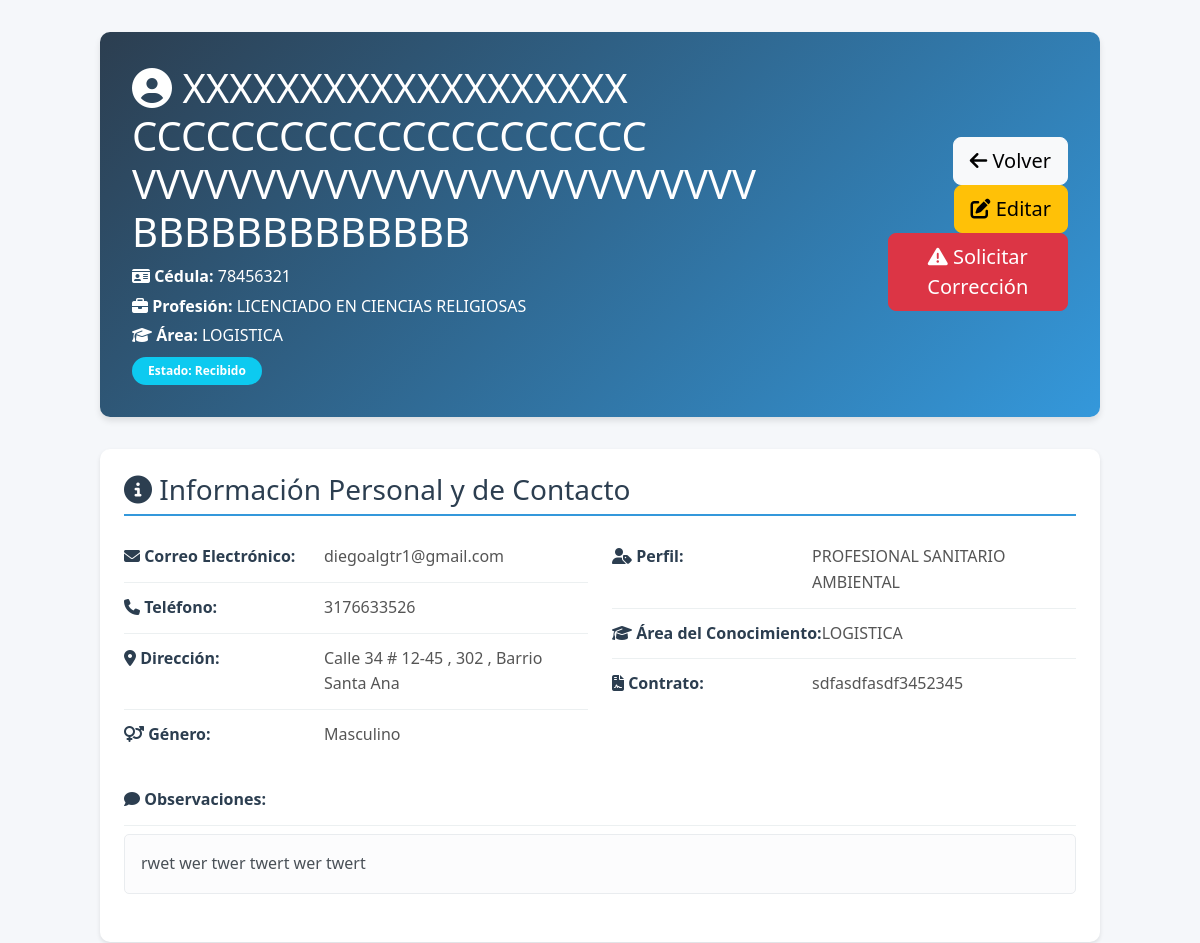
The app's page /formapp/admin/applicants/23/ (signed in, upper part), older data.
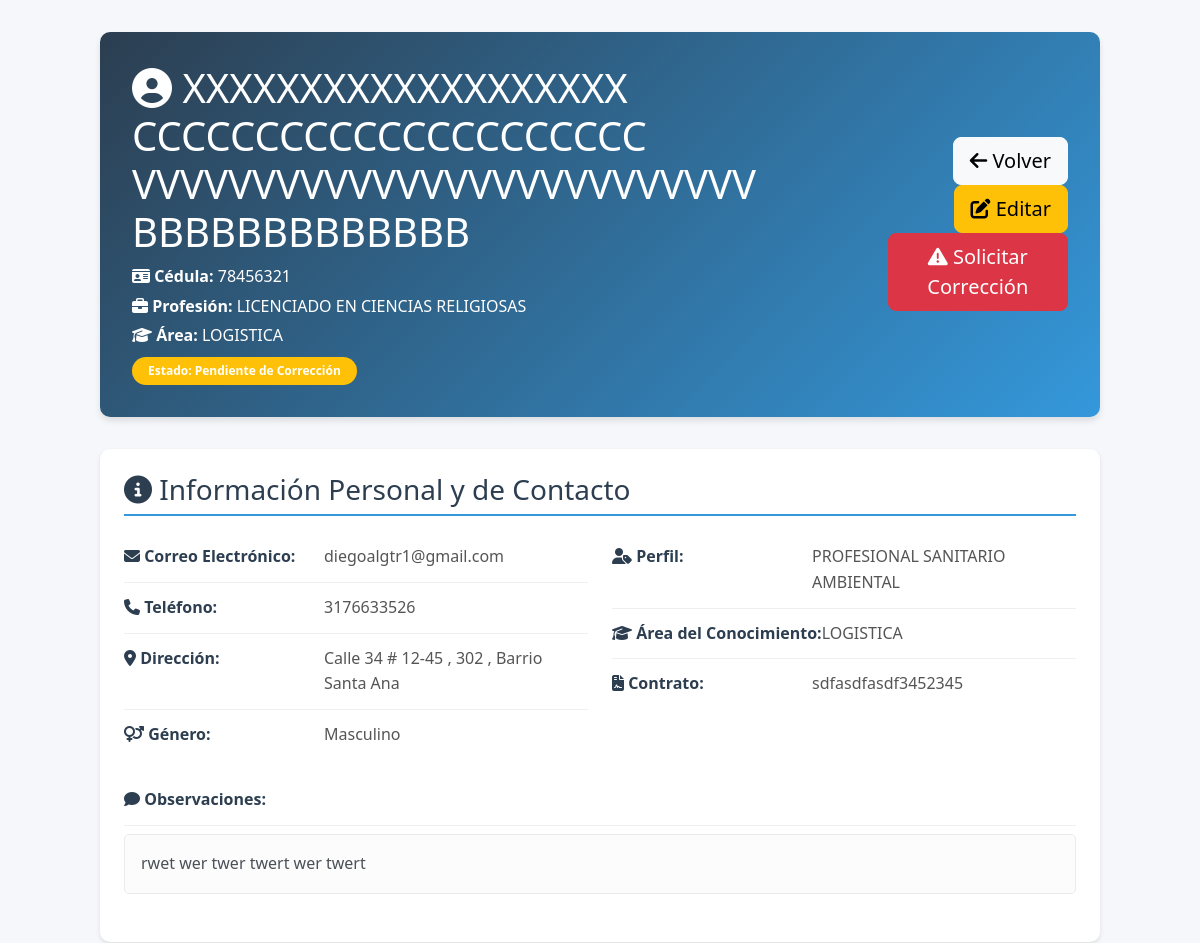
The same page, newer data.
### formapp/models.py (models this page shows, shortened)
class InformacionBasica(models.Model):
    ESTADO_CHOICES = [
        ('RECIBIDO', 'Recibido'),
        ('EN_REVISION', 'En Revisión'),
        ('PENDIENTE_CORRECCION', 'Pendiente de Corrección'),
        ('CORREGIDO', 'Corregido por Candidato'),
        ('VERIFICADO', 'Verificado / Aprobado'),
        ('RECHAZADO', 'Rechazado'),
    ]
    estado = models.CharField(
        max_length=50,
        choices=ESTADO_CHOICES,
        default='RECIBIDO',
        verbose_name='Estado del Proceso'
    )
    token_correccion = models.UUIDField(default=uuid.uuid4, editable=False, blank=True, null=True)
    token_expiracion = models.DateTimeField(blank=True, null=True, verbose_name='Expiración del Token')
    comentarios_correccion = models.TextField(
        blank=True,
        null=True,
        verbose_name='Comentarios de Corrección del Candidato',
        help_text='Explicación del candidato sobre qué información corrigió'
    )
    campos_a_corregir = models.JSONField(
        default=list,
        blank=True,
        verbose_name='Campos a Corregir',
        help_text='Lista de campos que el candidato debe corregir'
    )
    GENERO_CHOICES = [
        ('Femenino', 'Femenino'),
        ('Masculino', 'Masculino'),
        ('Otro', 'Otro'),
    ]
    AREA_CONOCIMIENTO_CHOICES = [
        ('JURIDICO', 'JURIDICO'),
        ('TECNICO', 'TECNICO'),
        ('TRANSVERSALIZACION', 'TRANSVERSALIZACION'),
        ('LIDERES', 'LIDERES'),
        ('PSICOLOGIA', 'PSICOLOGIA'),
        ('GESTION HUMANA', 'GESTION HUMANA'),
        ('SOCIAL', 'SOCIAL'),
        ('ADMINISTRATIVO Y FINANCIERO', 'ADMINISTRATIVO Y FINANCIERO'),
        ('SANEAMIENTO Y NUTRICIONAL - PROFESIONAL', 'SANEAMIENTO Y NUTRICIONAL - PROFESIONAL'),
        ('SANEAMIENTO Y NUTRICIONAL - TECNICO', 'SANEAMIENTO Y NUTRICIONAL - TECNICO'),
        ('COORDINADOR LOGISTICO', 'COORDINADOR LOGISTICO'),
        ('LIDER TECNICO', 'LIDER TECNICO'),
        ('FORMACION', 'FORMACION'),
        ('LIDER ADMINISTRATIVO Y FINANCIERO', 'LIDER ADMINISTRATIVO Y FINANCIERO'),
        ('SOSTENIBILIDAD', 'SOSTENIBILIDAD'),
        ('LOGISTICA', 'LOGISTICA'),
        ('COMUNICACIONES', 'COMUNICACIONES'),
        ('PLANEACION', 'PLANEACION'),
        ('PROFESIONAL ESPECIALIZADO DIRECTOR', 'PROFESIONAL ESPECIALIZADO DIRECTOR'),
        ('PROFESIONAL ADMINISTRATIVO', 'PROFESIONAL ADMINISTRATIVO'),
        ('PROFESIONAL CONTABLE', 'PROFESIONAL CONTABLE'),
        ('OTRO', 'OTRO'),
    ]
    PROFESION_CHOICES = [
        ('ABOGADO', 'ABOGADO'),
        ('ADMINISTRADOR AGROPECUARIO', 'ADMINISTRADOR AGROPECUARIO'),
        ('ADMINISTRADOR AMBIENTAL', 'ADMINISTRADOR AMBIENTAL'),
        ('ADMINISTRADOR DE EMPRESAS', 'ADMINISTRADOR DE EMPRESAS'),
        ('ADMINISTRADOR DE NEGOCIOS', 'ADMINISTRADOR DE NEGOCIOS'),
        ('ADMINISTRADOR PUBLICO', 'ADMINISTRADOR PUBLICO'),
        ('AUXILIAR CONTABLE Y FINANCIERO', 'AUXILIAR CONTABLE Y FINANCIERO'),
        ('BACHILLER', 'BACHILLER'),
        ('CONTADOR PUBLICO', 'CONTADOR PUBLICO'),
        ('INGENIERO AGROINDUSTRIAL', 'INGENIERO AGROINDUSTRIAL'),
        ('INGENIERO AGRONOMO', 'INGENIERO AGRONOMO'),
        ('INGENIERO DE ALIMENTOS', 'INGENIERO DE ALIMENTOS'),
        ('INGENIERO DE SISTEMAS', 'INGENIERO DE SISTEMAS'),
        ('INGENIERO INDUSTRIAL', 'INGENIERO INDUSTRIAL'),
        ('LICENCIADO EN ADMINISTRACION DE NEGOCIOS CON ENFASIS EN MERCADEO', 'LICENCIADO EN ADMINISTRACION DE NEGOCIOS CON ENFASIS EN MERCADEO'),
        ('LICENCIADO EN CIENCIAS RELIGIOSAS', 'LICENCIADO EN CIENCIAS RELIGIOSAS'),
        ('LICENCIADO EN EDUCACION BASICA', 'LICENCIADO EN EDUCACION BASICA'),
        ('LICENCIADO EN PEDAGOGIA INFANTIL', 'LICENCIADO EN PEDAGOGIA INFANTIL'),
        ('NORMALISTA SUPERIOR', 'NORMALISTA SUPERIOR'),
        ('NUTRICIONISTA DIETISTA', 'NUTRICIONISTA DIETISTA'),
        ('PROFESIONAL EN AGROINDUSTRIA', 'PROFESIONAL EN AGROINDUSTRIA'),
        ('PROFESIONAL EN FINANZAS Y NEGOCIOS INTERNACIONALES', 'PROFESIONAL EN FINANZAS Y NEGOCIOS INTERNACIONALES'),
        ('PSICOLOGO', 'PSICOLOGO'),
        ('SOCIOLOGO', 'SOCIOLOGO'),
        ('TECNICO EN ADMINISTRACION DE NEGOCIOS', 'TECNICO EN ADMINISTRACION DE NEGOCIOS'),
        ('TECNICO EN ASISTENCIA ADMINISTRATIVA', 'TECNICO EN ASISTENCIA ADMINISTRATIVA'),
        ('TECNICO EN ASISTENCIA Y ATENCION INTEGRAL A LA PRIMERA INFANCIA', 'TECNICO EN ASISTENCIA Y ATENCION INTEGRAL A LA PRIMERA INFANCIA'),
        ('TECNICO EN CONTABILIZACION DE OPERACIONES COMERCIALES Y FINANCIERAS', 'TECNICO EN CONTABILIZACION DE OPERACIONES COMERCIALES Y FINANCIERAS'),
        ('TECNICO EN GESTION DE SISTEMAS DE MANEJO AMBIENTAL', 'TECNICO EN GESTION DE SISTEMAS DE MANEJO AMBIENTAL'),
        ('TECNICO EN RECURSOS HUMANOS', 'TECNICO EN RECURSOS HUMANOS'),
        ('TECNICO LABORAL EN AUXILIAR ADMINISTRATIVO', 'TECNICO LABORAL EN AUXILIAR ADMINISTRATIVO'),
        ('TECNICO LABORAL EN CHEF', 'TECNICO LABORAL EN CHEF'),
        ('TECNICO LABORAL EN CONTABILIDAD Y FINANZAS', 'TECNICO LABORAL EN CONTABILIDAD Y FINANZAS'),
        ('TECNICO LABORAL EN SECRETARIADO ADMINISTRATIVO Y GERENCIAL', 'TECNICO LABORAL EN SECRETARIADO ADMINISTRATIVO Y GERENCIAL'),
        ('TECNICO LABORAL POR COMPETENCIAS EN CONTABILIDAD GENERAL SISTEMATIZADA', 'TECNICO LABORAL POR COMPETENCIAS EN CONTABILIDAD GENERAL SISTEMATIZADA'),
        ('TECNICO PROFESIONAL EN INGENIERIA DE SISTEMAS', 'TECNICO PROFESIONAL EN INGENIERIA DE SISTEMAS'),
        ('TECNICO PROFESIONAL EN PROCESAMIENTO DE ALIMENTOS', 'TECNICO PROFESIONAL EN PROCESAMIENTO DE ALIMENTOS'),
        ('TECNOLOGO EN AGUA Y SANEAMIENTO', 'TECNOLOGO EN AGUA Y SANEAMIENTO'),
        ('TECNOLOGO EN ALIMENTOS', 'TECNOLOGO EN ALIMENTOS'),
        ('TECNOLOGO EN CONTROL DE CALIDAD DE ALIMENTOS', 'TECNOLOGO EN CONTROL DE CALIDAD DE ALIMENTOS'),
        ('TECNOLOGO EN ECOLOGIA Y MANEJO AMBIENTAL', 'TECNOLOGO EN ECOLOGIA Y MANEJO AMBIENTAL'),
        ('TECNOLOGO EN GESTION ADMINISTRATIVA', 'TECNOLOGO EN GESTION ADMINISTRATIVA'),
        ('TECNOLOGO EN GESTION DE PROYECTOS DE DESARROLLO ECONOMICO Y SOCIAL', 'TECNOLOGO EN GESTION DE PROYECTOS DE DESARROLLO ECONOMICO Y SOCIAL'),
        ('TECNOLOGO EN GESTION DE RECURSOS NATURALES', 'TECNOLOGO EN GESTION DE RECURSOS NATURALES'),
        ('TECNOLOGO EN GESTION DEL TALENTO HUMANO', 'TECNOLOGO EN GESTION DEL TALENTO HUMANO'),
        ('TECNOLOGO EN PROCESAMIENTO DE ALIMENTOS PERECEDEROS', 'TECNOLOGO EN PROCESAMIENTO DE ALIMENTOS PERECEDEROS'),
        ('TECNOLOGO INDUSTRIAL', 'TECNOLOGO INDUSTRIAL'),
        ('TEOLOGO', 'TEOLOGO'),
        ('TRABAJADOR SOCIAL', 'TRABAJADOR SOCIAL'),
        ('OTRO', 'OTRO'),
    ]
    PERFIL_CHOICES = [
        ('BACHILLER GGHH', 'BACHILLER GGHH'),
        ('PROFESIONAL SOCIAL', 'PROFESIONAL SOCIAL'),
        ('PROFESIONAL PSICOLOGIA', 'PROFESIONAL PSICOLOGIA'),
        ('LIDER DE NUTRICIONAL', 'LIDER DE NUTRICIONAL'),
        ('TECNICO SANITARIO AMBIENTAL', 'TECNICO SANITARIO AMBIENTAL'),
        ('TECNICO NUTRICIONAL', 'TECNICO NUTRICIONAL'),
        ('TECNICO GGHH', 'TECNICO GGHH'),
        ('PROFESIONAL SANITARIO AMBIENTAL', 'PROFESIONAL SANITARIO AMBIENTAL'),
        ('PROFESIONAL FORMACION', 'PROFESIONAL FORMACION'),
        ('ABOGADO', 'ABOGADO'),
        ('OTRO', 'OTRO'),
    ]
    primer_apellido = models.CharField(max_length=50, verbose_name='Primer Apellido', default='')
    segundo_apellido = models.CharField(max_length=50, verbose_name='Segundo Apellido', default='')
    primer_nombre = models.CharField(max_length=50, verbose_name='Primer Nombre', default='')
    segundo_nombre = models.CharField(max_length=50, verbose_name='Segundo Nombre', blank=True, null=True)
    nombre_completo = models.CharField(max_length=200, verbose_name='Nombre Completo', blank=True, null=True)
    cedula = models.CharField(
        max_length=20,
        unique=True,
        verbose_name='Cédula',
        error_messages={
            'unique': 'Ya existe un registro con esta cédula. Por favor, verifica el número de cédula.'
        }
    )
    genero = models.CharField(max_length=50, verbose_name='Género', choices=GENERO_CHOICES)
    tipo_via = models.CharField(max_length=50, verbose_name='Tipo de Vía (Calle/Avenida/Carrera)', default='Calle')
    numero_via = models.CharField(max_length=20, verbose_name='Número de Vía', default='')
    numero_casa = models.CharField(max_length=20, verbose_name='Número de Casa/Edificio', default='')
    complemento_direccion = models.CharField(max_length=200, verbose_name='Complemento (Apto, Interior, etc.)', blank=True, null=True)
    barrio = models.CharField(max_length=200, verbose_name='Barrio', blank=True, null=True)
    telefono = models.CharField(max_length=20, verbose_name='Teléfono')
    correo = models.EmailField(verbose_name='Correo Electrónico')
    perfil = models.CharField(max_length=200, verbose_name='Perfil Profesional', blank=True, null=True)
    perfil_otro = models.CharField(max_length=200, verbose_name='Perfil Profesional (Otro)', blank=True, null=True)
    area_del_conocimiento = models.CharField(max_length=200, verbose_name='Área del Conocimiento', blank=True, null=True)
    area_del_conocimiento_otro = models.CharField(max_length=200, verbose_name='Área del Conocimiento (Otro)', blank=True, null=True)
    profesion = models.CharField(max_length=200, verbose_name='Profesión', blank=True, null=True)
    profesion_otro = models.CharField(max_length=200, verbose_name='Profesión (Otro)', blank=True, null=True)
    contrato = models.CharField(max_length=200, verbose_name='Contrato', blank=True, null=True)
    observacion = models.TextField(verbose_name='Observaciones', blank=True, null=True)
    acepta_politica = models.BooleanField(
        default=False,
        verbose_name='Acepto política de tratamiento de datos',
        help_text='Debe aceptar la política de tratamiento de datos para continuar.'
    )

### formapp/views/views_admin.py (the view)
# urls.py: path('admin/applicants/<int:pk>/', ApplicantDetailView.as_view(), name='applicant_detail'),
class ApplicantDetailView(LoginRequiredMixin, DetailView):
    model = InformacionBasica
    template_name = 'formapp/applicant_detail.html'
    context_object_name = 'applicant'

### formapp/templates/formapp/applicant_detail.html (shortened to what the changed rows need)
{% extends 'base.html' %}
{% load static %}
{% block content %}
<div class="detail-container">
    <div class="detail-header">
        <div class="d-flex justify-content-between align-items-center">
            <div>
                <h1 class="mb-2">
                    <i class="fas fa-user-circle"></i> {{ applicant.nombre_completo }}
                </h1>
                <p class="mb-1"><i class="fas fa-id-card"></i> <strong>Cédula:</strong> {{ applicant.cedula }}</p>
                <p class="mb-1"><i class="fas fa-briefcase"></i> <strong>Profesión:</strong> {{ applicant.profesion }}</p>
                <p class="mb-0"><i class="fas fa-graduation-cap"></i> <strong>Área:</strong> {{ applicant.area_del_conocimiento }}</p>
                <div class="mt-2">
                    <span class="badge {% if applicant.estado == 'RECIBIDO' %}bg-info{% elif applicant.estado == 'EN_REVISION' %}bg-primary{% elif applicant.estado == 'PENDIENTE_CORRECCION' %}bg-warning{% elif applicant.estado == 'CORREGIDO' %}bg-success{% elif applicant.estado == 'VERIFICADO' %}bg-success{% else %}bg-secondary{% endif %}">
                        Estado: {{ applicant.get_estado_display }}
                    </span>
                </div>
            </div>
        </div>
    </div>
    <div class="detail-section">
        <h3>
            <i class="fas fa-info-circle"></i> Información Personal y de Contacto
        </h3>
        <div class="row">
            <div class="col-md-6">
                <div class="info-row">
                    <span class="info-label"><i class="fas fa-envelope"></i> Correo Electrónico:</span>
                    <span class="info-value">{{ applicant.correo }}</span>
                </div>
                <div class="info-row">
                    <span class="info-label"><i class="fas fa-phone"></i> Teléfono:</span>
                    <span class="info-value">{{ applicant.telefono }}</span>
                </div>
                <div class="info-row">
                    <span class="info-label"><i class="fas fa-map-marker-alt"></i> Dirección:</span>
                    <span class="info-value">
                        {{ applicant.tipo_via }} {{ applicant.numero_via }} # {{ applicant.numero_casa }}
                        {% if applicant.complemento_direccion %}, {{ applicant.complemento_direccion }}{% endif %}
                        {% if applicant.barrio %}, Barrio {{ applicant.barrio }}{% endif %}
                    </span>
                </div>
                <div class="info-row">
                    <span class="info-label"><i class="fas fa-venus-mars"></i> Género:</span>
                    <span class="info-value">{{ applicant.genero }}</span>
                </div>
            </div>
            <div class="col-md-6">
                <div class="info-row">
                    <span class="info-label"><i class="fas fa-user-tag"></i> Perfil:</span>
                    <span class="info-value">{{ applicant.perfil }}</span>
                </div>
                <div class="info-row">
                    <span class="info-label"><i class="fas fa-graduation-cap"></i> Área del Conocimiento:</span>
                    <span class="info-value">{{ applicant.area_del_conocimiento }}</span>
                </div>
                <div class="info-row">
                    <span class="info-label"><i class="fas fa-file-contract"></i> Contrato:</span>
                    <span class="info-value">{{ applicant.contrato }}</span>
                </div>
            </div>
        </div>
        {% if applicant.observacion %}
        <div class="info-row mt-3">
            <span class="info-label"><i class="fas fa-comment"></i> Observaciones:</span>
        </div>
        <div class="alert alert-light mt-2">
            {{ applicant.observacion }}
        </div>
        {% endif %}
    </div>
</div>
{% endblock %}

Row changes from the older to the newer data that the page shows:
changed InformacionBasica "LICENCIADO EN CIENCIAS RELIGIOSAS": estado "Recibido" → "Pendiente de Corrección"
